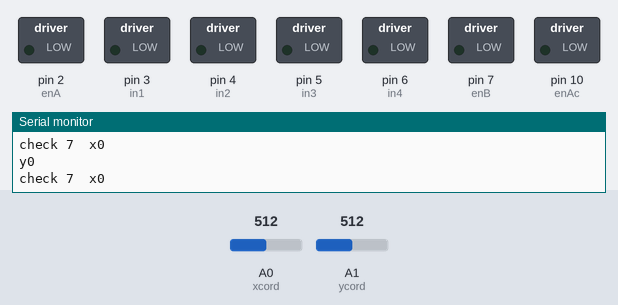
Bench run of a sketch on a simulated Arduino Uno, built with avr-gcc and run on an emulated ATmega328P. On the bench: switched loads named in the sketch (green lamp = pin HIGH), the last lines printed to the serial monitor. Inputs (shaded band) come from the test bench; at power-on: A0 (xcord) = 512, A1 (ycord) = 512.

Above: at 1.2 s.
1.3 s: A0 (xcord) set to 535
2.8 s: A0 (xcord) set to 567
At 4.0 s:
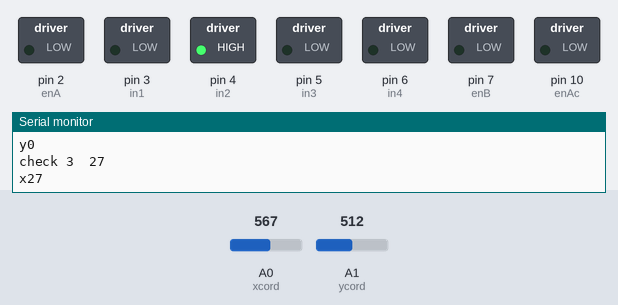
4.3 s: A0 (xcord) set to 750
7.3 s: A0 (xcord) set to 785
At 7.9 s:
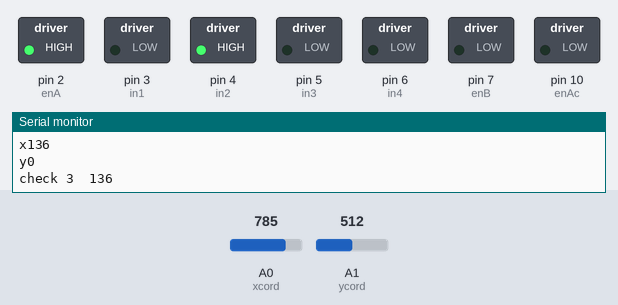
8.8 s: A0 (xcord) set to 306
At 10.0 s:
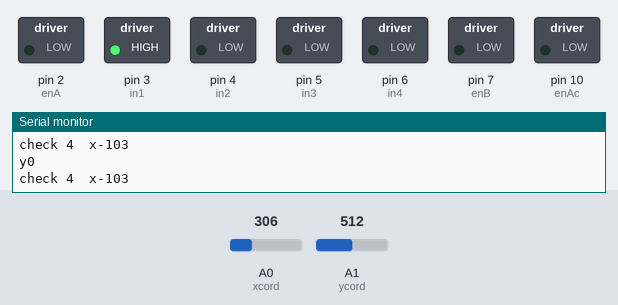
10.3 s: A1 (ycord) set to 544
Timing chart, 0 to 13.3 s (numbered marks = the images above; inputs shaded):
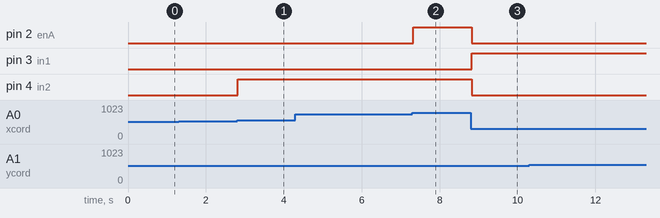

Measured:
- the behaviour switches between 553 and 554 on A0 (xcord) (found by bisection; images 0 and 1)
- the behaviour switches between 768 and 769 on A0 (xcord) (found by bisection; images 1 and 2)
- after the input at 2.8 s, pin 4 (in2): LOW → HIGH at once
- after the input at 7.3 s, pin 2 (enA): LOW → HIGH at once
- after the input at 8.8 s, pin 2 (enA), pin 4 (in2): HIGH → LOW at once; pin 3 (in1): LOW → HIGH at once

The sketch:

ROBOTIC_ARM_MOKSHA.ino
```cpp
#include<SoftwareSerial.h>
#define xcord A0 // x coordinte of the analog joystick
#define ycord A1 // y coordinte of the analog joystick
#define xmid 511 // mid value of the x coordinate of the analog joystick
#define ymid 508 // mid value of the y coordinate of the analog joystick

unsigned const int lim = 8;

///////////////////////////////////ACTUATOR/////////////////////////////////////////
//1st actuator
#define enA 2
#define in1 3
#define in2 4
//2nd actuator
#define in3 5
#define in4 6
#define enB 7
//claw
#define enAc 10
#define in1c 11
#define in2c 12
int state = 1;
int count = 0;

void changeState(){
  if(count%3 == 0){
    state = 1; //claw
  }
  else if(count%3 == 1){
    state = 2; //1st actuaror
  }
  else if(count%3 == 2){
    state = 3; //2nd actuator
  }
  count++;
}

void setupActuators(){
  pinMode(enA, OUTPUT);
  pinMode(enB, OUTPUT);

  pinMode(in1, OUTPUT);
  pinMode(in2, OUTPUT);

  pinMode(in3, OUTPUT);
  pinMode(in4, OUTPUT);
}

void claw_close(int y){
 int ip = map(y , 0 , ymid-lim , 0 , 255);

 digitalWrite(in1c , LOW);
 digitalWrite(in2c , HIGH);
 analogWrite(enAc , 255-ip);
 Serial.print("check 1  ");
 Serial.println(255-ip);
}

void claw_open(int y){
 int ip = map(y , y+lim , 1023 , 0 , 255);

 digitalWrite(in2c , LOW);
 digitalWrite(in1c , HIGH);
 analogWrite(enAc , ip);
 Serial.print("check 2  ");
}

void acc_one_close(int pwmSignal){

 digitalWrite(in1 , LOW);
 digitalWrite(in2 , HIGH);
 analogWrite(enA , pwmSignal);
 Serial.print("check 3  ");
 Serial.println(pwmSignal);
}

void acc_one_open(int pwmSignal){
 digitalWrite(in2 , LOW);
 digitalWrite(in1 , HIGH);
 analogWrite(enA , pwmSignal);
 Serial.print("check 4  ");
}

void acc_two_close(int pwmSignal){
 digitalWrite(in3 , LOW);
 digitalWrite(in4 , HIGH);
 analogWrite(enB , pwmSignal);
 Serial.print("check 5  ");
}

void acc_two_open(int pwmSignal){
 digitalWrite(in4 , LOW);
 digitalWrite(in3 , HIGH);
 analogWrite(enB , pwmSignal);
 Serial.print("check 6  ");
}

void hold(){
  digitalWrite(in1 , LOW);
  digitalWrite(in2 , LOW);
  digitalWrite(in3 , LOW);
  digitalWrite(in4 , LOW);
  digitalWrite(in1c , LOW);
  digitalWrite(in2c , LOW);
  analogWrite(enA , 0);
  analogWrite(enB , 0);
  analogWrite(enAc , 0);
  Serial.print("check 7  ");
}

/////////////////////////////////////////////////////////////////////////////////////////////////////////////
void setup() {
  Serial.begin(9600);

  // put your setup code here, to run once:
  pinMode(xcord , INPUT);
  pinMode(ycord , INPUT);
//  attachInterrupt(digitalPinToInterrupt(21),changeState, LOW);

  setupActuators();
}

void loop() {
  int xval = map(analogRead(xcord), 0 , 1023 , -255 , 255);
  int yval = map(analogRead(ycord), 0 , 1023 , -255 , 255);
  Serial.print("x");
  Serial.println(xval);
  Serial.print("y");
  Serial.println(yval);

//  if(state == 1 && ((yval<(ymid-lim)&&(xval<=(xmid+lim) && xval>=(xmid-lim)))) ){
//      claw_close(yval);
//    }
//    else if(state == 1 && (yval>(ymid+lim)&&(xval<=(xmid+lim)&&xval>=(xmid-lim))) ){
//      claw_open(yval);
//    }
//    else if(state == 2 && ((yval<(ymid-lim)&&(xval<=(xmid+lim) && xval>=(xmid-lim)))) ){
//      acc_one_close(yval);
//    }
//    else if(state == 2 && (yval>(ymid+lim)&&(xval<=(xmid+lim)&&xval>=(xmid-lim))) ){
//      acc_one_open(yval);
//    }
//    else if(state == 3 && ((yval<(ymid-lim)&&(xval<=(xmid+lim) && xval>=(xmid-lim)))) ){
//      acc_two_close(yval);
//    }
//    else if(state == 3 && (yval>(ymid+lim)&&(xval<=(xmid+lim)&&xval>=(xmid-lim)))) {
//      acc_one_open(yval);
//    }
//    else{
//      hold();
//    }

   if(xval<-20 || xval>20){
        if(xval > 20){
          acc_one_close(xval);
        }else if(xval < -20){
          acc_one_open((-1)*xval);
        }else{
          hold();
        }
   }
   else if(yval<-20 || yval>20){
      if(yval > 20){
          acc_two_close(yval);
        }else if(yval < -20){
          acc_two_open((-1)*yval);
        }else{
          hold();
        }
   }
   else{
    hold();
   }


}
```
